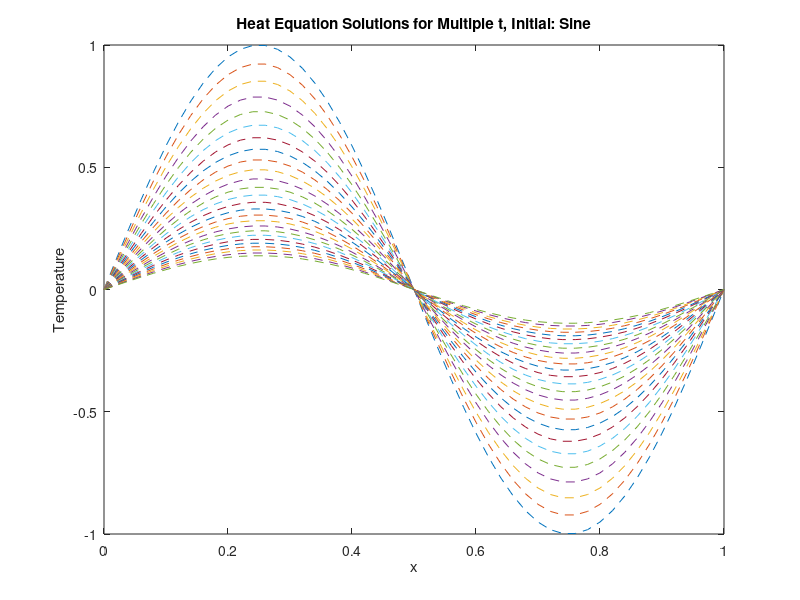
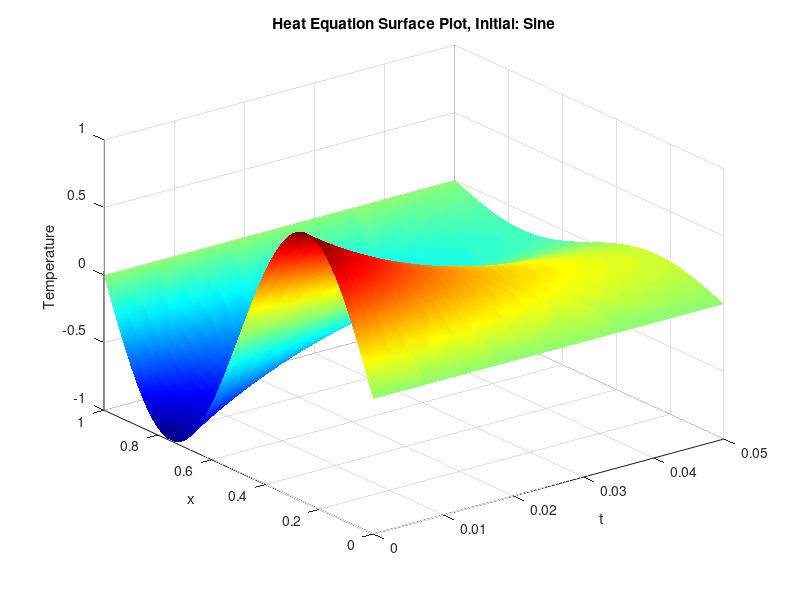

Source code (MATLAB) for these figures, in order:
nx=50; %define the number of x coordinates to plot
x0 = 0;
xf = 1;
h = (xf-x0)/nx; %calculte the x step size

u0 = 0; %set boundary conditions at x0, xf
uf = 0;

nk = 250; %define the number of time steps
t0 = 0;
tf = 0.05;
k = (tf-t0)/nk; %calc the difference between each time step
ta = t0:k:tf; %define t array

v = k/h^2; %define v to generate inverse matrix (needs to be < 0.5)
if v > 0.5
    warning('v is too large! Try changing nx and nk.');
end

xa = x0:h:xf; %define x array for values of x at one time instant

U = zeros(size(xa,2),size(ta,2)); %define matrix U for y at every t and x

%% Define the Initial Conditions (uncomment, change file name at the bottom)
%y0 = @tent;name='Tent'; %set y0 as the tent function
y0 = @(x) sin(2*pi*x);name='Sine'; %y0 as the sine function
%y0 = @(x) abs(sin(2*pi*x));name='AbsSine'; %absolute value of sine function

%OPTIONAL INITIAL CONDITIONS BELOW
%y0 = @(x) cos(pi*x);name='Cos';



%set initial values of x at t = 0
for j = 1:nx+1
    U(j,1) = y0(xa(j));
end

%% Calculate and Plot
%set boundary condition values for all t at x0,xf
for m = 1:nk+1
    U(1,m) = u0;
    U(nx+1,m) = uf;
end

for m = 1:nk %iterate through each time step
    for x = 2:nx %for each x coordinate
        U(x,m+1) = v*U(x-1,m)+(1-2*v)*U(x,m)+v*U(x+1,m); %calc for the next time step
    end
end

figure('name','Finite Differences: Heat Equation')
for m = 1:10:nk+1 %have to skip some otherwise graph too crowded
    plot(xa,U(:,m),'--') %plot each of the time steps on the same axis
    hold on;
end
hold off;
title(['Heat Equation Solutions for Multiple t, Initial: ' name])
xlabel('x')
ylabel('Temperature')
print(['plots\' name],'-dpng'); %print to file

%Below plots a surface (heatmap) plot for time on the x-axis
figure;
surf(ta,xa,U); %generate surface plot for all t and x
title(['Heat Equation Surface Plot, Initial: ' name]);
colormap jet; %make the colours go from hot to cold
shading interp; %remove the lines between plots
xlabel('t');
ylabel('x');
zlabel('Temperature');
print(['plots\Surface_' name],'-dpng'); %print to file
